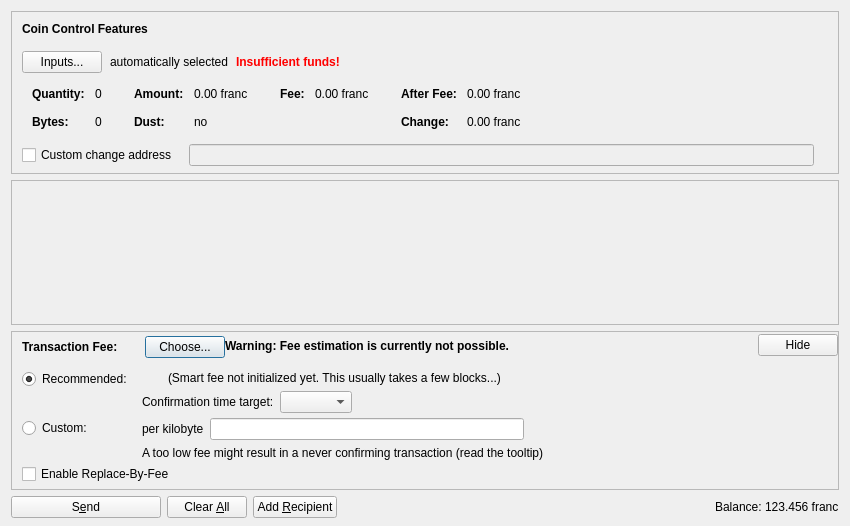
<?xml version="1.0" encoding="UTF-8"?>
<ui version="4.0">
 <class>SendCoinsDialog</class>
 <widget class="QDialog" name="SendCoinsDialog">
  <property name="geometry">
   <rect>
    <x>0</x>
    <y>0</y>
    <width>850</width>
    <height>526</height>
   </rect>
  </property>
  <property name="windowTitle">
   <string>Send Coins</string>
  </property>
  <layout class="QVBoxLayout" name="verticalLayout" stretch="0,1,0,0">
   <property name="bottomMargin">
    <number>8</number>
   </property>
   <item>
    <widget class="QFrame" name="frameCoinControl">
     <property name="sizePolicy">
      <sizepolicy hsizetype="Expanding" vsizetype="Expanding">
       <horstretch>0</horstretch>
       <verstretch>0</verstretch>
      </sizepolicy>
     </property>
     <property name="maximumSize">
      <size>
       <width>16777215</width>
       <height>16777215</height>
      </size>
     </property>
     <property name="frameShape">
      <enum>QFrame::StyledPanel</enum>
     </property>
     <property name="frameShadow">
      <enum>QFrame::Sunken</enum>
     </property>
     <layout class="QVBoxLayout" name="verticalLayoutCoinControl2">
      <property name="spacing">
       <number>0</number>
      </property>
      <property name="leftMargin">
       <number>0</number>
      </property>
      <property name="topMargin">
       <number>0</number>
      </property>
      <property name="rightMargin">
       <number>0</number>
      </property>
      <property name="bottomMargin">
       <number>6</number>
      </property>
      <item>
       <layout class="QVBoxLayout" name="verticalLayoutCoinControl" stretch="0,0,0,0,1">
        <property name="spacing">
         <number>0</number>
        </property>
        <property name="leftMargin">
         <number>10</number>
        </property>
        <property name="topMargin">
         <number>10</number>
        </property>
        <item>
         <layout class="QHBoxLayout" name="horizontalLayoutCoinControl1">
          <property name="bottomMargin">
           <number>15</number>
          </property>
          <item>
           <widget class="QLabel" name="labelCoinControlFeatures">
            <property name="sizePolicy">
             <sizepolicy hsizetype="Preferred" vsizetype="Maximum">
              <horstretch>0</horstretch>
              <verstretch>0</verstretch>
             </sizepolicy>
            </property>
            <property name="font">
             <font>
              <weight>75</weight>
              <bold>true</bold>
             </font>
            </property>
            <property name="styleSheet">
             <string notr="true">font-weight:bold;</string>
            </property>
            <property name="text">
             <string>Coin Control Features</string>
            </property>
           </widget>
          </item>
         </layout>
        </item>
        <item>
         <layout class="QHBoxLayout" name="horizontalLayoutCoinControl2" stretch="0,0,0,0">
          <property name="spacing">
           <number>8</number>
          </property>
          <property name="bottomMargin">
           <number>10</number>
          </property>
          <item>
           <widget class="QPushButton" name="pushButtonCoinControl">
            <property name="styleSheet">
             <string notr="true"/>
            </property>
            <property name="text">
             <string>Inputs...</string>
            </property>
            <property name="autoDefault">
             <bool>false</bool>
            </property>
           </widget>
          </item>
          <item>
           <widget class="QLabel" name="labelCoinControlAutomaticallySelected">
            <property name="text">
             <string>automatically selected</string>
            </property>
            <property name="margin">
             <number>5</number>
            </property>
           </widget>
          </item>
          <item>
           <widget class="QLabel" name="labelCoinControlInsuffFunds">
            <property name="font">
             <font>
              <weight>75</weight>
              <bold>true</bold>
             </font>
            </property>
            <property name="styleSheet">
             <string notr="true">color:red;font-weight:bold;</string>
            </property>
            <property name="text">
             <string>Insufficient funds!</string>
            </property>
            <property name="margin">
             <number>5</number>
            </property>
           </widget>
          </item>
          <item>
           <spacer name="horizontalSpacerCoinControl">
            <property name="orientation">
             <enum>Qt::Horizontal</enum>
            </property>
            <property name="sizeHint" stdset="0">
             <size>
              <width>40</width>
              <height>1</height>
             </size>
            </property>
           </spacer>
          </item>
         </layout>
        </item>
        <item>
         <widget class="QWidget" name="widgetCoinControl" native="true">
          <property name="sizePolicy">
           <sizepolicy hsizetype="Preferred" vsizetype="Preferred">
            <horstretch>0</horstretch>
            <verstretch>0</verstretch>
           </sizepolicy>
          </property>
          <property name="minimumSize">
           <size>
            <width>0</width>
            <height>0</height>
           </size>
          </property>
          <property name="styleSheet">
           <string notr="true"/>
          </property>
          <layout class="QHBoxLayout" name="horizontalLayoutCoinControl5">
           <property name="leftMargin">
            <number>0</number>
           </property>
           <property name="topMargin">
            <number>0</number>
           </property>
           <property name="rightMargin">
            <number>0</number>
           </property>
           <property name="bottomMargin">
            <number>0</number>
           </property>
           <item>
            <layout class="QHBoxLayout" name="horizontalLayoutCoinControl3" stretch="0,0,0,1">
             <property name="spacing">
              <number>20</number>
             </property>
             <property name="topMargin">
              <number>0</number>
             </property>
             <property name="bottomMargin">
              <number>10</number>
             </property>
             <item>
              <layout class="QFormLayout" name="formLayoutCoinControl1">
               <property name="horizontalSpacing">
                <number>10</number>
               </property>
               <property name="verticalSpacing">
                <number>14</number>
               </property>
               <property name="leftMargin">
                <number>10</number>
               </property>
               <property name="topMargin">
                <number>4</number>
               </property>
               <property name="rightMargin">
                <number>6</number>
               </property>
               <item row="0" column="0">
                <widget class="QLabel" name="labelCoinControlQuantityText">
                 <property name="font">
                  <font>
                   <weight>75</weight>
                   <bold>true</bold>
                  </font>
                 </property>
                 <property name="text">
                  <string>Quantity:</string>
                 </property>
                 <property name="margin">
                  <number>0</number>
                 </property>
                </widget>
               </item>
               <item row="0" column="1">
                <widget class="QLabel" name="labelCoinControlQuantity">
                 <property name="cursor">
                  <cursorShape>IBeamCursor</cursorShape>
                 </property>
                 <property name="contextMenuPolicy">
                  <enum>Qt::ActionsContextMenu</enum>
                 </property>
                 <property name="text">
                  <string notr="true">0</string>
                 </property>
                 <property name="margin">
                  <number>0</number>
                 </property>
                 <property name="textInteractionFlags">
                  <set>Qt::LinksAccessibleByMouse|Qt::TextSelectableByKeyboard|Qt::TextSelectableByMouse</set>
                 </property>
                </widget>
               </item>
               <item row="1" column="0">
                <widget class="QLabel" name="labelCoinControlBytesText">
                 <property name="font">
                  <font>
                   <weight>75</weight>
                   <bold>true</bold>
                  </font>
                 </property>
                 <property name="text">
                  <string>Bytes:</string>
                 </property>
                </widget>
               </item>
               <item row="1" column="1">
                <widget class="QLabel" name="labelCoinControlBytes">
                 <property name="cursor">
                  <cursorShape>IBeamCursor</cursorShape>
                 </property>
                 <property name="contextMenuPolicy">
                  <enum>Qt::ActionsContextMenu</enum>
                 </property>
                 <property name="text">
                  <string notr="true">0</string>
                 </property>
                 <property name="textInteractionFlags">
                  <set>Qt::LinksAccessibleByMouse|Qt::TextSelectableByKeyboard|Qt::TextSelectableByMouse</set>
                 </property>
                </widget>
               </item>
              </layout>
             </item>
             <item>
              <layout class="QFormLayout" name="formLayoutCoinControl2">
               <property name="horizontalSpacing">
                <number>10</number>
               </property>
               <property name="verticalSpacing">
                <number>14</number>
               </property>
               <property name="leftMargin">
                <number>6</number>
               </property>
               <property name="topMargin">
                <number>4</number>
               </property>
               <property name="rightMargin">
                <number>6</number>
               </property>
               <item row="0" column="0">
                <widget class="QLabel" name="labelCoinControlAmountText">
                 <property name="font">
                  <font>
                   <weight>75</weight>
                   <bold>true</bold>
                  </font>
                 </property>
                 <property name="text">
                  <string>Amount:</string>
                 </property>
                 <property name="margin">
                  <number>0</number>
                 </property>
                </widget>
               </item>
               <item row="0" column="1">
                <widget class="QLabel" name="labelCoinControlAmount">
                 <property name="cursor">
                  <cursorShape>IBeamCursor</cursorShape>
                 </property>
                 <property name="contextMenuPolicy">
                  <enum>Qt::ActionsContextMenu</enum>
                 </property>
                 <property name="text">
                  <string notr="true">0.00 franc</string>
                 </property>
                 <property name="textInteractionFlags">
                  <set>Qt::LinksAccessibleByMouse|Qt::TextSelectableByKeyboard|Qt::TextSelectableByMouse</set>
                 </property>
                </widget>
               </item>
               <item row="1" column="0">
                <widget class="QLabel" name="labelCoinControlLowOutputText">
                 <property name="font">
                  <font>
                   <weight>75</weight>
                   <bold>true</bold>
                  </font>
                 </property>
                 <property name="text">
                  <string>Dust:</string>
                 </property>
                </widget>
               </item>
               <item row="1" column="1">
                <widget class="QLabel" name="labelCoinControlLowOutput">
                 <property name="cursor">
                  <cursorShape>IBeamCursor</cursorShape>
                 </property>
                 <property name="contextMenuPolicy">
                  <enum>Qt::ActionsContextMenu</enum>
                 </property>
                 <property name="text">
                  <string notr="true">no</string>
                 </property>
                 <property name="textInteractionFlags">
                  <set>Qt::LinksAccessibleByMouse|Qt::TextSelectableByKeyboard|Qt::TextSelectableByMouse</set>
                 </property>
                </widget>
               </item>
              </layout>
             </item>
             <item>
              <layout class="QFormLayout" name="formLayoutCoinControl3">
               <property name="horizontalSpacing">
                <number>10</number>
               </property>
               <property name="verticalSpacing">
                <number>14</number>
               </property>
               <property name="leftMargin">
                <number>6</number>
               </property>
               <property name="topMargin">
                <number>4</number>
               </property>
               <property name="rightMargin">
                <number>6</number>
               </property>
               <item row="0" column="0">
                <widget class="QLabel" name="labelCoinControlFeeText">
                 <property name="font">
                  <font>
                   <weight>75</weight>
                   <bold>true</bold>
                  </font>
                 </property>
                 <property name="text">
                  <string>Fee:</string>
                 </property>
                 <property name="margin">
                  <number>0</number>
                 </property>
                </widget>
               </item>
               <item row="0" column="1">
                <widget class="QLabel" name="labelCoinControlFee">
                 <property name="cursor">
                  <cursorShape>IBeamCursor</cursorShape>
                 </property>
                 <property name="contextMenuPolicy">
                  <enum>Qt::ActionsContextMenu</enum>
                 </property>
                 <property name="text">
                  <string notr="true">0.00 franc</string>
                 </property>
                 <property name="textInteractionFlags">
                  <set>Qt::LinksAccessibleByMouse|Qt::TextSelectableByKeyboard|Qt::TextSelectableByMouse</set>
                 </property>
                </widget>
               </item>
              </layout>
             </item>
             <item>
              <layout class="QFormLayout" name="formLayoutCoinControl4">
               <property name="horizontalSpacing">
                <number>10</number>
               </property>
               <property name="verticalSpacing">
                <number>14</number>
               </property>
               <property name="leftMargin">
                <number>6</number>
               </property>
               <property name="topMargin">
                <number>4</number>
               </property>
               <property name="rightMargin">
                <number>6</number>
               </property>
               <item row="0" column="0">
                <widget class="QLabel" name="labelCoinControlAfterFeeText">
                 <property name="font">
                  <font>
                   <weight>75</weight>
                   <bold>true</bold>
                  </font>
                 </property>
                 <property name="text">
                  <string>After Fee:</string>
                 </property>
                 <property name="margin">
                  <number>0</number>
                 </property>
                </widget>
               </item>
               <item row="0" column="1">
                <widget class="QLabel" name="labelCoinControlAfterFee">
                 <property name="cursor">
                  <cursorShape>IBeamCursor</cursorShape>
                 </property>
                 <property name="contextMenuPolicy">
                  <enum>Qt::ActionsContextMenu</enum>
                 </property>
                 <property name="text">
                  <string notr="true">0.00 franc</string>
                 </property>
                 <property name="textInteractionFlags">
                  <set>Qt::LinksAccessibleByMouse|Qt::TextSelectableByKeyboard|Qt::TextSelectableByMouse</set>
                 </property>
                </widget>
               </item>
               <item row="1" column="0">
                <widget class="QLabel" name="labelCoinControlChangeText">
                 <property name="font">
                  <font>
                   <weight>75</weight>
                   <bold>true</bold>
                  </font>
                 </property>
                 <property name="text">
                  <string>Change:</string>
                 </property>
                </widget>
               </item>
               <item row="1" column="1">
                <widget class="QLabel" name="labelCoinControlChange">
                 <property name="cursor">
                  <cursorShape>IBeamCursor</cursorShape>
                 </property>
                 <property name="contextMenuPolicy">
                  <enum>Qt::ActionsContextMenu</enum>
                 </property>
                 <property name="text">
                  <string notr="true">0.00 franc</string>
                 </property>
                 <property name="textInteractionFlags">
                  <set>Qt::LinksAccessibleByMouse|Qt::TextSelectableByKeyboard|Qt::TextSelectableByMouse</set>
                 </property>
                </widget>
               </item>
              </layout>
             </item>
            </layout>
           </item>
          </layout>
         </widget>
        </item>
        <item>
         <layout class="QHBoxLayout" name="horizontalLayoutCoinControl4" stretch="0,0,0">
          <property name="spacing">
           <number>12</number>
          </property>
          <property name="sizeConstraint">
           <enum>QLayout::SetDefaultConstraint</enum>
          </property>
          <property name="topMargin">
           <number>5</number>
          </property>
          <property name="rightMargin">
           <number>5</number>
          </property>
          <item>
           <widget class="QCheckBox" name="checkBoxCoinControlChange">
            <property name="toolTip">
             <string>If this is activated, but the change address is empty or invalid, change will be sent to a newly generated address.</string>
            </property>
            <property name="text">
             <string>Custom change address</string>
            </property>
           </widget>
          </item>
          <item>
           <widget class="QValidatedLineEdit" name="lineEditCoinControlChange">
            <property name="enabled">
             <bool>false</bool>
            </property>
            <property name="sizePolicy">
             <sizepolicy hsizetype="Expanding" vsizetype="Fixed">
              <horstretch>0</horstretch>
              <verstretch>0</verstretch>
             </sizepolicy>
            </property>
           </widget>
          </item>
          <item>
           <widget class="QLabel" name="labelCoinControlChangeLabel">
            <property name="sizePolicy">
             <sizepolicy hsizetype="Preferred" vsizetype="Expanding">
              <horstretch>0</horstretch>
              <verstretch>0</verstretch>
             </sizepolicy>
            </property>
            <property name="minimumSize">
             <size>
              <width>0</width>
              <height>0</height>
             </size>
            </property>
            <property name="text">
             <string/>
            </property>
            <property name="margin">
             <number>3</number>
            </property>
           </widget>
          </item>
         </layout>
        </item>
        <item>
         <spacer name="verticalSpacerCoinControl">
          <property name="orientation">
           <enum>Qt::Vertical</enum>
          </property>
          <property name="sizeHint" stdset="0">
           <size>
            <width>800</width>
            <height>1</height>
           </size>
          </property>
         </spacer>
        </item>
       </layout>
      </item>
     </layout>
    </widget>
   </item>
   <item>
    <widget class="QScrollArea" name="scrollArea">
     <property name="widgetResizable">
      <bool>true</bool>
     </property>
     <widget class="QWidget" name="scrollAreaWidgetContents">
      <property name="geometry">
       <rect>
        <x>0</x>
        <y>0</y>
        <width>830</width>
        <height>104</height>
       </rect>
      </property>
      <layout class="QVBoxLayout" name="verticalLayout_2" stretch="0,1">
       <property name="leftMargin">
        <number>0</number>
       </property>
       <property name="topMargin">
        <number>0</number>
       </property>
       <property name="rightMargin">
        <number>0</number>
       </property>
       <property name="bottomMargin">
        <number>0</number>
       </property>
       <item>
        <layout class="QVBoxLayout" name="entries">
         <property name="spacing">
          <number>6</number>
         </property>
        </layout>
       </item>
       <item>
        <spacer name="verticalSpacer">
         <property name="orientation">
          <enum>Qt::Vertical</enum>
         </property>
         <property name="sizeHint" stdset="0">
          <size>
           <width>20</width>
           <height>40</height>
          </size>
         </property>
        </spacer>
       </item>
      </layout>
     </widget>
    </widget>
   </item>
   <item>
    <widget class="QFrame" name="frameFee">
     <property name="sizePolicy">
      <sizepolicy hsizetype="Expanding" vsizetype="Expanding">
       <horstretch>0</horstretch>
       <verstretch>0</verstretch>
      </sizepolicy>
     </property>
     <property name="maximumSize">
      <size>
       <width>16777215</width>
       <height>16777215</height>
      </size>
     </property>
     <property name="frameShape">
      <enum>QFrame::StyledPanel</enum>
     </property>
     <property name="frameShadow">
      <enum>QFrame::Sunken</enum>
     </property>
     <layout class="QVBoxLayout" name="verticalLayoutFee1">
      <property name="spacing">
       <number>0</number>
      </property>
      <property name="leftMargin">
       <number>0</number>
      </property>
      <property name="topMargin">
       <number>0</number>
      </property>
      <property name="rightMargin">
       <number>0</number>
      </property>
      <property name="bottomMargin">
       <number>0</number>
      </property>
      <item>
       <layout class="QVBoxLayout" name="verticalLayoutFee2" stretch="0,0,0">
        <property name="spacing">
         <number>0</number>
        </property>
        <property name="leftMargin">
         <number>10</number>
        </property>
        <property name="topMargin">
         <number>0</number>
        </property>
        <item>
         <layout class="QHBoxLayout" name="horizontalLayoutFee1">
          <property name="bottomMargin">
           <number>0</number>
          </property>
          <item>
           <layout class="QVBoxLayout" name="verticalLayoutFee7">
            <property name="spacing">
             <number>0</number>
            </property>
            <item>
             <spacer name="verticalSpacerSmartFee">
              <property name="orientation">
               <enum>Qt::Vertical</enum>
              </property>
              <property name="sizeType">
               <enum>QSizePolicy::Fixed</enum>
              </property>
              <property name="sizeHint" stdset="0">
               <size>
                <width>1</width>
                <height>4</height>
               </size>
              </property>
             </spacer>
            </item>
            <item>
             <layout class="QHBoxLayout" name="horizontalLayoutSmartFee">
              <property name="spacing">
               <number>10</number>
              </property>
              <item>
               <widget class="QLabel" name="labelFeeHeadline">
                <property name="sizePolicy">
                 <sizepolicy hsizetype="Preferred" vsizetype="Maximum">
                  <horstretch>0</horstretch>
                  <verstretch>0</verstretch>
                 </sizepolicy>
                </property>
                <property name="font">
                 <font>
                  <weight>75</weight>
                  <bold>true</bold>
                 </font>
                </property>
                <property name="styleSheet">
                 <string notr="true">font-weight:bold;</string>
                </property>
                <property name="text">
                 <string>Transaction Fee:</string>
                </property>
               </widget>
              </item>
              <item>
               <widget class="QLabel" name="labelFeeMinimized">
                <property name="text">
                 <string/>
                </property>
               </widget>
              </item>
              <item>
               <widget class="QPushButton" name="buttonChooseFee">
                <property name="text">
                 <string>Choose...</string>
                </property>
               </widget>
              </item>
             </layout>
            </item>
            <item>
             <spacer name="verticalSpacer_5">
              <property name="orientation">
               <enum>Qt::Vertical</enum>
              </property>
              <property name="sizeHint" stdset="0">
               <size>
                <width>1</width>
                <height>1</height>
               </size>
              </property>
             </spacer>
            </item>
           </layout>
          </item>
          <item>
           <widget class="QLabel" name="fallbackFeeWarningLabel">
            <property name="toolTip">
             <string>Using the fallbackfee can result in sending a transaction that will take several hours or days (or never) to confirm. Consider choosing your fee manually or wait until you have validated the complete chain.</string>
            </property>
            <property name="font">
            <font>
                <weight>75</weight>
                <bold>true</bold>
            </font>
            </property>
            <property name="text">
             <string>Warning: Fee estimation is currently not possible.</string>
            </property>
            <property name="wordWrap">
             <bool>false</bool>
            </property>
           </widget>
          </item>
          <item>
           <spacer name="horizontalSpacer_4">
            <property name="orientation">
             <enum>Qt::Horizontal</enum>
            </property>
            <property name="sizeType">
             <enum>QSizePolicy::MinimumExpanding</enum>
            </property>
            <property name="sizeHint" stdset="0">
             <size>
              <width>40</width>
              <height>20</height>
             </size>
            </property>
           </spacer>
          </item>
          <item>
           <widget class="QPushButton" name="buttonMinimizeFee">
            <property name="toolTip">
             <string>collapse fee-settings</string>
            </property>
            <property name="text">
             <string>Hide</string>
            </property>
           </widget>
          </item>
         </layout>
        </item>
        <item>
         <widget class="QFrame" name="frameFeeSelection">
          <layout class="QVBoxLayout" name="verticalLayoutFee12">
           <property name="spacing">
            <number>0</number>
           </property>
           <property name="leftMargin">
            <number>0</number>
           </property>
           <property name="topMargin">
            <number>0</number>
           </property>
           <property name="rightMargin">
            <number>0</number>
           </property>
           <property name="bottomMargin">
            <number>0</number>
           </property>
           <item>
            <layout class="QGridLayout" name="gridLayoutFee">
             <property name="topMargin">
              <number>10</number>
             </property>
             <property name="bottomMargin">
              <number>4</number>
             </property>
             <property name="horizontalSpacing">
              <number>10</number>
             </property>
             <property name="verticalSpacing">
              <number>4</number>
             </property>
             <item row="1" column="1">
              <layout class="QVBoxLayout" name="verticalLayoutFee8">
               <property name="spacing">
                <number>6</number>
               </property>
               <item>
                <layout class="QHBoxLayout" name="horizontalLayoutFee13">
                 <item>
                  <widget class="QLabel" name="labelCustomPerKilobyte">
                   <property name="toolTip">
                    <string>Specify a custom fee per kB (1,000 bytes) of the transaction's virtual size.

Note:  Since the fee is calculated on a per-byte basis, a fee of "100 satoshis per kB" for a transaction size of 500 bytes (half of 1 kB) would ultimately yield a fee of only 50 satoshis.</string>
                   </property>
                   <property name="text">
                    <string>per kilobyte</string>
                   </property>
                  </widget>
                 </item>
                 <item>
                  <widget class="francAmountField" name="customFee"/>
                 </item>
                 <item>
                  <spacer name="horizontalSpacer_6">
                   <property name="orientation">
                    <enum>Qt::Horizontal</enum>
                   </property>
                   <property name="sizeHint" stdset="0">
                    <size>
                     <width>1</width>
                     <height>1</height>
                    </size>
                   </property>
                  </spacer>
                 </item>
                </layout>
               </item>
               <item>
                <layout class="QHBoxLayout" name="horizontalLayoutFee8">
                 <item>
                  <widget class="QLabel" name="labelCustomFeeWarning">
                   <property name="enabled">
                    <bool>true</bool>
                   </property>
                   <property name="toolTip">
                    <string>When there is less transaction volume than space in the blocks, miners as well as relaying nodes may enforce a minimum fee. Paying only this minimum fee is just fine, but be aware that this can result in a never confirming transaction once there is more demand for franc transactions than the network can process.</string>
                   </property>
                   <property name="text">
                    <string>A too low fee might result in a never confirming transaction (read the tooltip)</string>
                   </property>
                  </widget>
                 </item>
                 <item>
                  <spacer name="horizontalSpacer_2">
                   <property name="orientation">
                    <enum>Qt::Horizontal</enum>
                   </property>
                   <property name="sizeHint" stdset="0">
                    <size>
                     <width>1</width>
                     <height>1</height>
                    </size>
                   </property>
                  </spacer>
                 </item>
                </layout>
               </item>
              </layout>
             </item>
             <item row="0" column="0">
              <layout class="QVBoxLayout" name="verticalLayoutFee4" stretch="0,1">
               <item>
                <widget class="QRadioButton" name="radioSmartFee">
                 <property name="text">
                  <string>Recommended:</string>
                 </property>
                 <property name="checked">
                  <bool>true</bool>
                 </property>
                 <attribute name="buttonGroup">
                  <string notr="true">groupFee</string>
                 </attribute>
                </widget>
               </item>
               <item>
                <spacer name="verticalSpacer_2">
                 <property name="orientation">
                  <enum>Qt::Vertical</enum>
                 </property>
                 <property name="sizeHint" stdset="0">
                  <size>
                   <width>1</width>
                   <height>1</height>
                  </size>
                 </property>
                </spacer>
               </item>
              </layout>
             </item>
             <item row="1" column="0">
              <layout class="QVBoxLayout" name="verticalLayoutFee9" stretch="0,1">
               <item>
                <widget class="QRadioButton" name="radioCustomFee">
                 <property name="text">
                  <string>Custom:</string>
                 </property>
                 <attribute name="buttonGroup">
                  <string notr="true">groupFee</string>
                 </attribute>
                </widget>
               </item>
               <item>
                <spacer name="verticalSpacer_6">
                 <property name="orientation">
                  <enum>Qt::Vertical</enum>
                 </property>
                 <property name="sizeHint" stdset="0">
                  <size>
                   <width>1</width>
                   <height>1</height>
                  </size>
                 </property>
                </spacer>
               </item>
              </layout>
             </item>
             <item row="0" column="1">
              <layout class="QVBoxLayout" name="verticalLayoutFee3" stretch="0,0,1">
               <property name="spacing">
                <number>6</number>
               </property>
               <property name="topMargin">
                <number>2</number>
               </property>
               <item>
                <layout class="QHBoxLayout" name="horizontalLayoutFee12">
                 <item>
                  <widget class="QLabel" name="labelSmartFee">
                   <property name="text">
                    <string/>
                   </property>
                  </widget>
                 </item>
                 <item>
                  <widget class="QLabel" name="labelFeeEstimation">
                   <property name="text">
                    <string/>
                   </property>
                  </widget>
                 </item>
                 <item>
                  <widget class="QLabel" name="labelSmartFee2">
                   <property name="text">
                    <string>(Smart fee not initialized yet. This usually takes a few blocks...)</string>
                   </property>
                  </widget>
                 </item>
                 <item>
                  <spacer name="horizontalSpacer_5">
                   <property name="orientation">
                    <enum>Qt::Horizontal</enum>
                   </property>
                   <property name="sizeHint" stdset="0">
                    <size>
                     <width>1</width>
                     <height>1</height>
                    </size>
                   </property>
                  </spacer>
                 </item>
                </layout>
               </item>
               <item>
                <layout class="QHBoxLayout" name="horizontalLayoutFee9">
                 <item>
                  <layout class="QVBoxLayout" name="verticalLayoutFee6">
                   <item>
                    <widget class="QLabel" name="labelSmartFee3">
                     <property name="text">
                      <string>Confirmation time target:</string>
                     </property>
                    </widget>
                   </item>
                  </layout>
                 </item>
                 <item>
                  <layout class="QVBoxLayout" name="verticalLayoutFee5">
                   <property name="rightMargin">
                    <number>30</number>
                   </property>
                   <item>
                    <layout class="QHBoxLayout" name="horizontalLayoutConfTarget">
                     <property name="bottomMargin">
                      <number>0</number>
                     </property>
                     <item>
                      <widget class="QComboBox" name="confTargetSelector"/>
                     </item>
                     <item>
                      <spacer name="horizontalSpacerConfTarget">
                       <property name="orientation">
                        <enum>Qt::Horizontal</enum>
                       </property>
                       <property name="sizeHint" stdset="0">
                        <size>
                         <width>40</width>
                         <height>20</height>
                        </size>
                       </property>
                      </spacer>
                     </item>
                    </layout>
                   </item>
                  </layout>
                 </item>
                </layout>
               </item>
               <item>
                <spacer name="verticalSpacer_4">
                 <property name="orientation">
                  <enum>Qt::Vertical</enum>
                 </property>
                 <property name="sizeHint" stdset="0">
                  <size>
                   <width>1</width>
                   <height>1</height>
                  </size>
                 </property>
                </spacer>
               </item>
              </layout>
             </item>
            </layout>
           </item>
           <item>
            <widget class="QCheckBox" name="optInRBF">
             <property name="text">
              <string>Enable Replace-By-Fee</string>
             </property>
             <property name="toolTip">
              <string>With Replace-By-Fee (BIP-125) you can increase a transaction's fee after it is sent. Without this, a higher fee may be recommended to compensate for increased transaction delay risk.</string>
             </property>
            </widget>
           </item>
          </layout>
         </widget>
        </item>
        <item>
         <spacer name="verticalSpacerFee">
          <property name="orientation">
           <enum>Qt::Vertical</enum>
          </property>
          <property name="sizeHint" stdset="0">
           <size>
            <width>40</width>
            <height>5</height>
           </size>
          </property>
         </spacer>
        </item>
       </layout>
      </item>
     </layout>
    </widget>
   </item>
   <item>
    <layout class="QHBoxLayout" name="horizontalLayout">
     <item>
      <widget class="QPushButton" name="sendButton">
       <property name="minimumSize">
        <size>
         <width>150</width>
         <height>0</height>
        </size>
       </property>
       <property name="toolTip">
        <string>Confirm the send action</string>
       </property>
       <property name="text">
        <string>S&amp;end</string>
       </property>
       <property name="icon">
        <iconset resource="../franc.qrc">
         <normaloff>:/icons/send</normaloff>:/icons/send</iconset>
       </property>
       <property name="autoDefault">
        <bool>false</bool>
       </property>
       <property name="default">
        <bool>false</bool>
       </property>
      </widget>
     </item>
     <item>
      <widget class="QPushButton" name="clearButton">
       <property name="sizePolicy">
        <sizepolicy hsizetype="Minimum" vsizetype="Fixed">
         <horstretch>0</horstretch>
         <verstretch>0</verstretch>
        </sizepolicy>
       </property>
       <property name="toolTip">
        <string>Clear all fields of the form.</string>
       </property>
       <property name="text">
        <string>Clear &amp;All</string>
       </property>
       <property name="icon">
        <iconset resource="../franc.qrc">
         <normaloff>:/icons/remove</normaloff>:/icons/remove</iconset>
       </property>
       <property name="autoDefault">
        <bool>false</bool>
       </property>
      </widget>
     </item>
     <item>
      <widget class="QPushButton" name="addButton">
       <property name="toolTip">
        <string>Send to multiple recipients at once</string>
       </property>
       <property name="text">
        <string>Add &amp;Recipient</string>
       </property>
       <property name="icon">
        <iconset resource="../franc.qrc">
         <normaloff>:/icons/add</normaloff>:/icons/add</iconset>
       </property>
       <property name="autoDefault">
        <bool>false</bool>
       </property>
      </widget>
     </item>
     <item>
      <spacer name="horizontalSpacer">
       <property name="orientation">
        <enum>Qt::Horizontal</enum>
       </property>
       <property name="sizeHint" stdset="0">
        <size>
         <width>40</width>
         <height>20</height>
        </size>
       </property>
      </spacer>
     </item>
     <item>
      <layout class="QHBoxLayout" name="horizontalLayout_2">
       <property name="spacing">
        <number>3</number>
       </property>
       <item>
        <widget class="QLabel" name="label">
         <property name="sizePolicy">
          <sizepolicy hsizetype="Preferred" vsizetype="Fixed">
           <horstretch>0</horstretch>
           <verstretch>0</verstretch>
          </sizepolicy>
         </property>
         <property name="text">
          <string>Balance:</string>
         </property>
        </widget>
       </item>
       <item>
        <widget class="QLabel" name="labelBalance">
         <property name="sizePolicy">
          <sizepolicy hsizetype="Preferred" vsizetype="Fixed">
           <horstretch>0</horstretch>
           <verstretch>0</verstretch>
          </sizepolicy>
         </property>
         <property name="cursor">
          <cursorShape>IBeamCursor</cursorShape>
         </property>
         <property name="text">
          <string notr="true">123.456 franc</string>
         </property>
         <property name="textInteractionFlags">
          <set>Qt::LinksAccessibleByMouse|Qt::TextSelectableByKeyboard|Qt::TextSelectableByMouse</set>
         </property>
        </widget>
       </item>
      </layout>
     </item>
    </layout>
   </item>
  </layout>
 </widget>
 <customwidgets>
  <customwidget>
   <class>QValidatedLineEdit</class>
   <extends>QLineEdit</extends>
   <header>qt/qvalidatedlineedit.h</header>
  </customwidget>
  <customwidget>
   <class>francAmountField</class>
   <extends>QLineEdit</extends>
   <header>qt/bitcoinamountfield.h</header>
   <container>1</container>
  </customwidget>
 </customwidgets>
 <resources>
  <include location="../bitcoin.qrc"/>
 </resources>
 <connections/>
 <buttongroups>
  <buttongroup name="groupFee"/>
 </buttongroups>
</ui>
